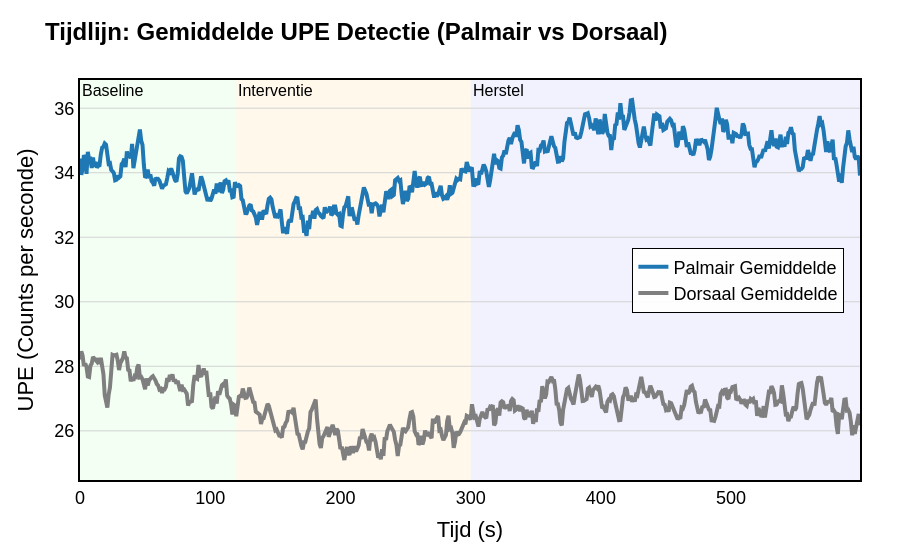
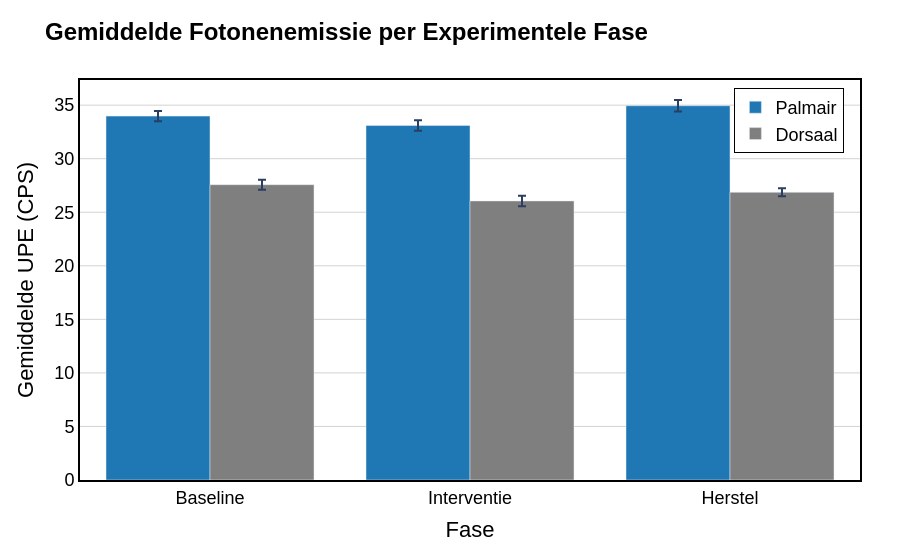

Source (notebook cell) for these figures, in order:
### Code cell
# ===============================================================================
# Hier is de code voor de plots voor PALMAIR VS DORSAAL. Staafdiagram en grafiek
# ===============================================================================

import plotly.graph_objects as go
from plotly.subplots import make_subplots
import plotly.express as px
import numpy as np
import pandas as pd

# 1. Zet data om naar Seconden (CPS) voor strakke publicatie-grafieken
try:
    poster_data, _ = _bin_to_cps(processed_df.drop(columns=["Time"]))
    x_sec = np.arange(len(poster_data))
except NameError:
    print("Fout: Run eerst het hoofdscript zodat de data is ingeladen!")

# Lichte smoothing voor de poster (bijv. 5 seconden window)
window_sec = 5
poster_smoothed = poster_data.rolling(window=window_sec, center=True, min_periods=1).mean()

# Fases definiëren
fases = [
    {"name": "Baseline", "start": 0, "end": 120, "color": "rgba(0, 255, 0, 0.05)"},
    {"name": "Interventie", "start": 120, "end": 300, "color": "rgba(255, 165, 0, 0.08)"},
    {"name": "Herstel", "start": 300, "end": 600, "color": "rgba(0, 0, 255, 0.05)"}
]

poster_layout = dict(
    plot_bgcolor='white',
    font=dict(family="Arial", size=18, color="black"), # Grote font voor poster
    xaxis=dict(showgrid=False, linecolor='black', linewidth=2, mirror=True, title="Tijd (s)"),
    yaxis=dict(showgrid=True, gridcolor='lightgray', linecolor='black', linewidth=2, mirror=True, title="UPE (Counts per seconde)"),
    margin=dict(t=80, b=80, l=80, r=40),
    legend=dict(x=0.02, y=0.98, bgcolor='rgba(255,255,255,0.9)', bordercolor='black', borderwidth=1)
)

def add_phase_backgrounds(fig, max_x):
    for f in fases:
        if max_x > f['start']:
            fig.add_vrect(x0=f['start'], x1=min(f['end'], max_x), fillcolor=f['color'], 
                          layer="below", line_width=0, annotation_text=f['name'], 
                          annotation_position="top left", annotation_font_size=16)

max_x = int(x_sec[-1]) if len(x_sec) > 0 else 600

# ==============================================================================
# PLOT 1: (Totale Gemiddelde)
# ==============================================================================
fig1 = go.Figure()
if 'Palmar_Avg (LP+RP)' in poster_smoothed.columns and 'Dorsal_Avg (LD+RD)' in poster_smoothed.columns:
    fig1.add_trace(go.Scatter(x=x_sec, y=poster_smoothed['Palmar_Avg (LP+RP)'], name='Palmair Gemiddelde', line=dict(color='#1f77b4', width=4)))
    fig1.add_trace(go.Scatter(x=x_sec, y=poster_smoothed['Dorsal_Avg (LD+RD)'], name='Dorsaal Gemiddelde', line=dict(color='#7f7f7f', width=4)))
    
    add_phase_backgrounds(fig1, max_x)
    
    fig1.update_layout(**poster_layout)
    
    # Hier is de legenda specifiek voor Plot 1 naar rechts-midden verplaatst
    fig1.update_layout(
        title="<b>Tijdlijn: Gemiddelde UPE Detectie (Palmair vs Dorsaal)</b>", 
        title_font_size=24,
        legend=dict(x=0.98, y=0.5, xanchor="right", yanchor="middle")
    )
    
    fig1.show()

# ==============================================================================
# PLOT 2: Staafdiagram met Fase-Gemiddeldes
# ==============================================================================
if 'Palmar_Avg (LP+RP)' in poster_smoothed.columns:
    df_fase = poster_smoothed[['Palmar_Avg (LP+RP)', 'Dorsal_Avg (LD+RD)']].copy()
    df_fase['Fase'] = pd.cut(x_sec, bins=[-1, 120, 300, 600], labels=['Baseline', 'Interventie', 'Herstel'])
    
    mean_data = df_fase.groupby('Fase').mean()
    std_data = df_fase.groupby('Fase').std() # Varianties binnen de fase
    
    fig2 = go.Figure()
    fig2.add_trace(go.Bar(name='Palmair', x=mean_data.index, y=mean_data['Palmar_Avg (LP+RP)'], marker_color='#1f77b4',
                          error_y=dict(type='data', array=std_data['Palmar_Avg (LP+RP)'], visible=True)))
    fig2.add_trace(go.Bar(name='Dorsaal', x=mean_data.index, y=mean_data['Dorsal_Avg (LD+RD)'], marker_color='#7f7f7f',
                          error_y=dict(type='data', array=std_data['Dorsal_Avg (LD+RD)'], visible=True)))
    
    fig2.update_layout(**poster_layout)
    
    # Hier is de legenda overschreven specifiek voor dit figuur
    fig2.update_layout(
        barmode='group', 
        title="<b>Gemiddelde Fotonenemissie per Experimentele Fase</b>", 
        title_font_size=24, 
        xaxis_title="Fase", 
        yaxis_title="Gemiddelde UPE (CPS)",
        legend=dict(x=0.98, y=0.98, xanchor="right", yanchor="top") 
    )
    fig2.show()

### Figure 1 — Plotly figure (JSON) as saved in the notebook; plotly's stock layout.template omitted (floating-point values rounded to 4 significant figures; data arrays with more than 128 entries replaced by an {"elided": "..."} marker saying what was removed)
{"data": [{"line": {"color": "#1f77b4", "width": 4}, "name": "Palmair Gemiddelde", "type": "scatter", "x": {"elided": "600 int values"}, "y": {"elided": "600 float values"}}, {"line": {"color": "#7f7f7f", "width": 4}, "name": "Dorsaal Gemiddelde", "type": "scatter", "x": {"elided": "600 int values"}, "y": {"elided": "600 float values"}}], "layout": {"annotations": [{"font": {"size": 16}, "showarrow": false, "text": "Baseline", "x": 0, "xanchor": "left", "xref": "x", "y": 1, "yanchor": "top", "yref": "y domain"}, {"font": {"size": 16}, "showarrow": false, "text": "Interventie", "x": 120, "xanchor": "left", "xref": "x", "y": 1, "yanchor": "top", "yref": "y domain"}, {"font": {"size": 16}, "showarrow": false, "text": "Herstel", "x": 300, "xanchor": "left", "xref": "x", "y": 1, "yanchor": "top", "yref": "y domain"}], "font": {"color": "black", "family": "Arial", "size": 18}, "legend": {"bgcolor": "rgba(255,255,255,0.9)", "bordercolor": "black", "borderwidth": 1, "x": 0.98, "xanchor": "right", "y": 0.5, "yanchor": "middle"}, "margin": {"b": 80, "l": 80, "r": 40, "t": 80}, "plot_bgcolor": "white", "shapes": [{"fillcolor": "rgba(0, 255, 0, 0.05)", "layer": "below", "line": {"width": 0}, "type": "rect", "x0": 0, "x1": 120, "xref": "x", "y0": 0, "y1": 1, "yref": "y domain"}, {"fillcolor": "rgba(255, 165, 0, 0.08)", "layer": "below", "line": {"width": 0}, "type": "rect", "x0": 120, "x1": 300, "xref": "x", "y0": 0, "y1": 1, "yref": "y domain"}, {"fillcolor": "rgba(0, 0, 255, 0.05)", "layer": "below", "line": {"width": 0}, "type": "rect", "x0": 300, "x1": 599, "xref": "x", "y0": 0, "y1": 1, "yref": "y domain"}], "title": {"font": {"size": 24}, "text": "<b>Tijdlijn: Gemiddelde UPE Detectie (Palmair vs Dorsaal)</b>"}, "xaxis": {"linecolor": "black", "linewidth": 2, "mirror": true, "showgrid": false, "title": {"text": "Tijd (s)"}}, "yaxis": {"gridcolor": "lightgray", "linecolor": "black", "linewidth": 2, "mirror": true, "showgrid": true, "title": {"text": "UPE (Counts per seconde)"}}}}

### Figure 2 — Plotly figure (JSON) as saved in the notebook; plotly's stock layout.template omitted (floating-point values rounded to 4 significant figures)
{"data": [{"error_y": {"array": [0.4858, 0.4873, 0.5368], "type": "data", "visible": true}, "marker": {"color": "#1f77b4"}, "name": "Palmair", "type": "bar", "x": ["Baseline", "Interventie", "Herstel"], "y": [33.98, 33.1, 34.94]}, {"error_y": {"array": [0.4722, 0.4902, 0.369], "type": "data", "visible": true}, "marker": {"color": "#7f7f7f"}, "name": "Dorsaal", "type": "bar", "x": ["Baseline", "Interventie", "Herstel"], "y": [27.57, 26.06, 26.86]}], "layout": {"barmode": "group", "font": {"color": "black", "family": "Arial", "size": 18}, "legend": {"bgcolor": "rgba(255,255,255,0.9)", "bordercolor": "black", "borderwidth": 1, "x": 0.98, "xanchor": "right", "y": 0.98, "yanchor": "top"}, "margin": {"b": 80, "l": 80, "r": 40, "t": 80}, "plot_bgcolor": "white", "title": {"font": {"size": 24}, "text": "<b>Gemiddelde Fotonenemissie per Experimentele Fase</b>"}, "xaxis": {"linecolor": "black", "linewidth": 2, "mirror": true, "showgrid": false, "title": {"text": "Fase"}}, "yaxis": {"gridcolor": "lightgray", "linecolor": "black", "linewidth": 2, "mirror": true, "showgrid": true, "title": {"text": "Gemiddelde UPE (CPS)"}}}}
